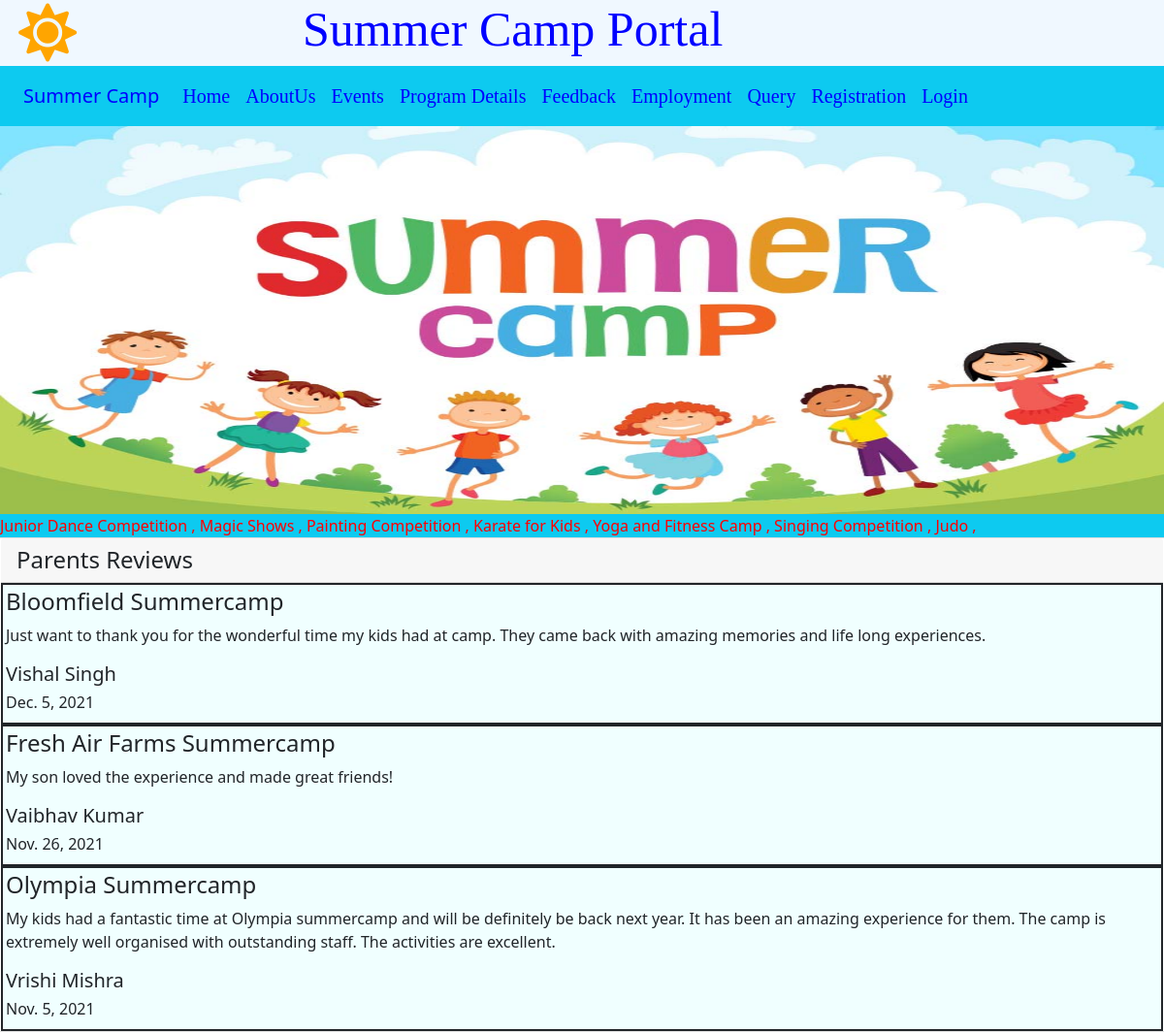
The page / on the database its author committed.
### summercamp/models.py (models this page shows, shortened)
class CityEvent(models.Model):
    Event_Id=models.AutoField(primary_key=True)
    Eventname=models.CharField(max_length=100,null=False)
    Date=models.DateField(default=timezone.now)
    City=models.CharField(max_length=50,null=False)
    VenueAddress=models.TextField(null=False)
    Description=models.TextField()
    EventPic=models.ImageField(max_length=255,upload_to="summercamp/event_pic",default="")

class Feedback(models.Model):
    Feedback_id=models.AutoField(primary_key=True)
    Name=models.CharField(max_length=45,null=False)
    Email=models.EmailField(max_length=45,null=False)
    CampName=models.CharField(max_length=100,null=False)
    Date=models.DateField(default=timezone.now)
    FeedbackText=models.TextField(null=False)
    Rating=models.IntegerField(null=False)

### summercamp/views.py (the view)
# urls.py: 2. Add a URL to urlpatterns:  path('', views.home, name='home')
def home(request):
    cityevents_set=CityEvent.objects.all()
    feedback_set=Feedback.objects.all()
    context={
        "cityeventsinfo":cityevents_set,
        "feedbackinfo":feedback_set
    }
    return render(request,'summercamp/home.html',context)

### summercamp/templates/summercamp/home.html (shortened to what this page needs)
<!DOCTYPE html>
<html lang="en">
<head>
    <link href="https://cdn.jsdelivr.net/npm/bootstrap@5.1.3/dist/css/bootstrap.min.css" rel="stylesheet">
    <link href="https://cdnjs.cloudflare.com/ajax/libs/font-awesome/5.13.0/css/all.min.css" rel="stylesheet">
    {% load static %}
</head>
     <body style="margin-top:0px">
        <div class="row">
          <div class="col-2" style="background-color:aliceblue;">
       <i class='fa fa-sun' style='font-size:60px;color:orange;margin-left: 0.5cm;margin-top:0.1cm;'></i>
          </div>
          <div class="col-10" style="background-color:aliceblue ;padding-left: 120px;">
            <h3 class= "myfont">Summer Camp Portal</h3>
        </div>
     {%include 'summercamp/header.html' %}
     <div class="container">
        <div id="carouselExampleControls" class="carousel slide" data-bs-ride="carousel">
          <div class="carousel-inner">
            <div class="carousel-item active">
              <img src="../static/summercamp/images/camp_pic1.jpg" class="d-block w-100" alt="..." style="width:1000px;height:400px;">
            </div>
        </div>
          <button class="carousel-control-prev" type="button" data-bs-target="#carouselExampleControls" data-bs-slide="prev">
            <span class="carousel-control-prev-icon" aria-hidden="true"></span>
          </button>
          <button class="carousel-control-next" type="button" data-bs-target="#carouselExampleControls" data-bs-slide="next">
            <span class="carousel-control-next-icon" aria-hidden="true"></span>
          </button>
        </div>
        </div>
        <div class="container-fluid bg-info">
          <marquee style="color:red;">
            {% for ce in cityeventsinfo %}
            {{ce.Eventname}} ,
            {%endfor%}
          </marquee>
        </div>
    <div class="card">
      <h4 class="card-header" style="margin-left: 0cm;">Parents  Reviews</h5>
      {%for f in feedbackinfo %}
      <div class="card-body">
        <h4 class="card-title" style="flood-color: blue;">{{f.CampName}} Summercamp</h4>
        <p class="card-text">{{f.FeedbackText}}</p>
        <h5 class="card-title">{{f.Name}}</h5>
        <h6  class="card-title">{{f.Date}}</h6>
      </div>
      {%endfor%}
    </div>
</body>
</html>

### summercamp/templates/summercamp/home.html (style rules this page uses)
.card-body { display:inline-block; margin:0; padding: 3px; border: 2px; border-style: double; background-color:azure; align-items: center; }

### summercamp/templates/summercamp/header.html (style rules this page uses)
.myfont { font-family: 'Sans-Serif'; font-size:50px; color: blue; margin-top: 0px; }

### rows shown on the page
CityEvent: Eventname "Junior Dance Competition"
CityEvent: Eventname "Magic Shows"
CityEvent: Eventname "Painting Competition"
CityEvent: Eventname "Karate for Kids"
CityEvent: Eventname "Yoga and Fitness Camp"
CityEvent: Eventname "Singing Competition"
CityEvent: Eventname "Judo"
Feedback: CampName "Bloomfield", FeedbackText "Just want to thank you for the wonderful time my kids had at camp. They came back with amazing memories and life long experiences.", Name "Vishal Singh", Date "Dec. 5, 2021"
Feedback: CampName "Fresh Air Farms", FeedbackText "My son loved the experience and made great friends!", Name "Vaibhav Kumar", Date "Nov. 26, 2021"
Feedback: CampName "Olympia", FeedbackText "My kids had a fantastic time at Olympia summercamp and will be definitely be back next year. It has been an amazing experience for them. The camp is extremely well organised with outstanding staff. The activities are excellent.", Name "Vrishi Mishra", Date "Nov. 5, 2021"
